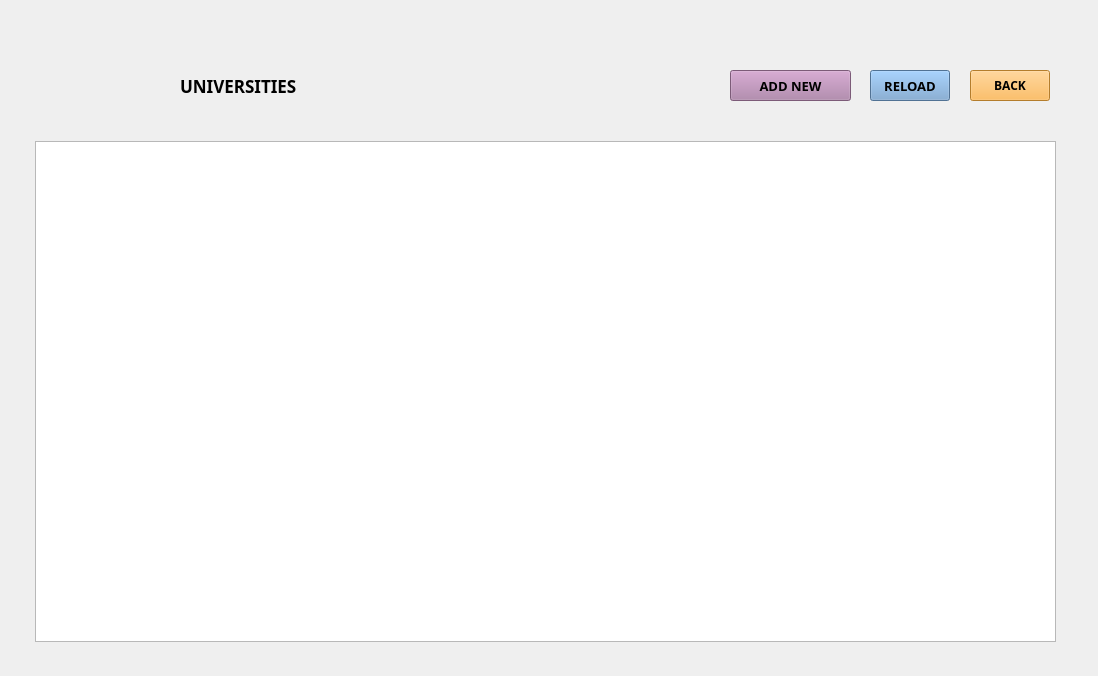
<?xml version="1.0" encoding="UTF-8"?>
<ui version="4.0">
 <class>ViewUnis</class>
 <widget class="QWidget" name="ViewUnis">
  <property name="geometry">
   <rect>
    <x>0</x>
    <y>0</y>
    <width>1098</width>
    <height>676</height>
   </rect>
  </property>
  <property name="windowTitle">
   <string>Form</string>
  </property>
  <property name="styleSheet">
   <string notr="true">background-image: url(:/triupd.png);</string>
  </property>
  <widget class="QTableView" name="tableView">
   <property name="geometry">
    <rect>
     <x>35</x>
     <y>141</y>
     <width>1021</width>
     <height>501</height>
    </rect>
   </property>
  </widget>
  <widget class="QLabel" name="label_title">
   <property name="geometry">
    <rect>
     <x>180</x>
     <y>60</y>
     <width>131</width>
     <height>51</height>
    </rect>
   </property>
   <property name="font">
    <font>
     <family>Courier 10 Pitch</family>
     <pointsize>13</pointsize>
     <weight>75</weight>
     <bold>true</bold>
    </font>
   </property>
   <property name="styleSheet">
    <string notr="true">background:transparent;</string>
   </property>
   <property name="text">
    <string>UNIVERSITIES</string>
   </property>
  </widget>
  <widget class="QPushButton" name="addNewUni">
   <property name="geometry">
    <rect>
     <x>730</x>
     <y>70</y>
     <width>121</width>
     <height>31</height>
    </rect>
   </property>
   <property name="font">
    <font>
     <family>Courier 10 Pitch</family>
     <pointsize>10</pointsize>
     <weight>75</weight>
     <bold>true</bold>
    </font>
   </property>
   <property name="styleSheet">
    <string notr="true">background: rgb(173, 127, 168);</string>
   </property>
   <property name="text">
    <string>ADD NEW</string>
   </property>
  </widget>
  <widget class="QPushButton" name="reload">
   <property name="geometry">
    <rect>
     <x>870</x>
     <y>70</y>
     <width>80</width>
     <height>31</height>
    </rect>
   </property>
   <property name="font">
    <font>
     <family>Courier 10 Pitch</family>
     <pointsize>10</pointsize>
     <weight>75</weight>
     <bold>true</bold>
    </font>
   </property>
   <property name="styleSheet">
    <string notr="true">background: rgb(114, 159, 207);</string>
   </property>
   <property name="text">
    <string>RELOAD</string>
   </property>
  </widget>
  <widget class="QPushButton" name="back">
   <property name="geometry">
    <rect>
     <x>970</x>
     <y>70</y>
     <width>80</width>
     <height>31</height>
    </rect>
   </property>
   <property name="font">
    <font>
     <family>Courier 10 Pitch</family>
     <weight>75</weight>
     <bold>true</bold>
    </font>
   </property>
   <property name="styleSheet">
    <string notr="true">background: rgb(252, 175, 62);</string>
   </property>
   <property name="text">
    <string>BACK</string>
   </property>
  </widget>
 </widget>
 <resources/>
 <connections/>
</ui>
